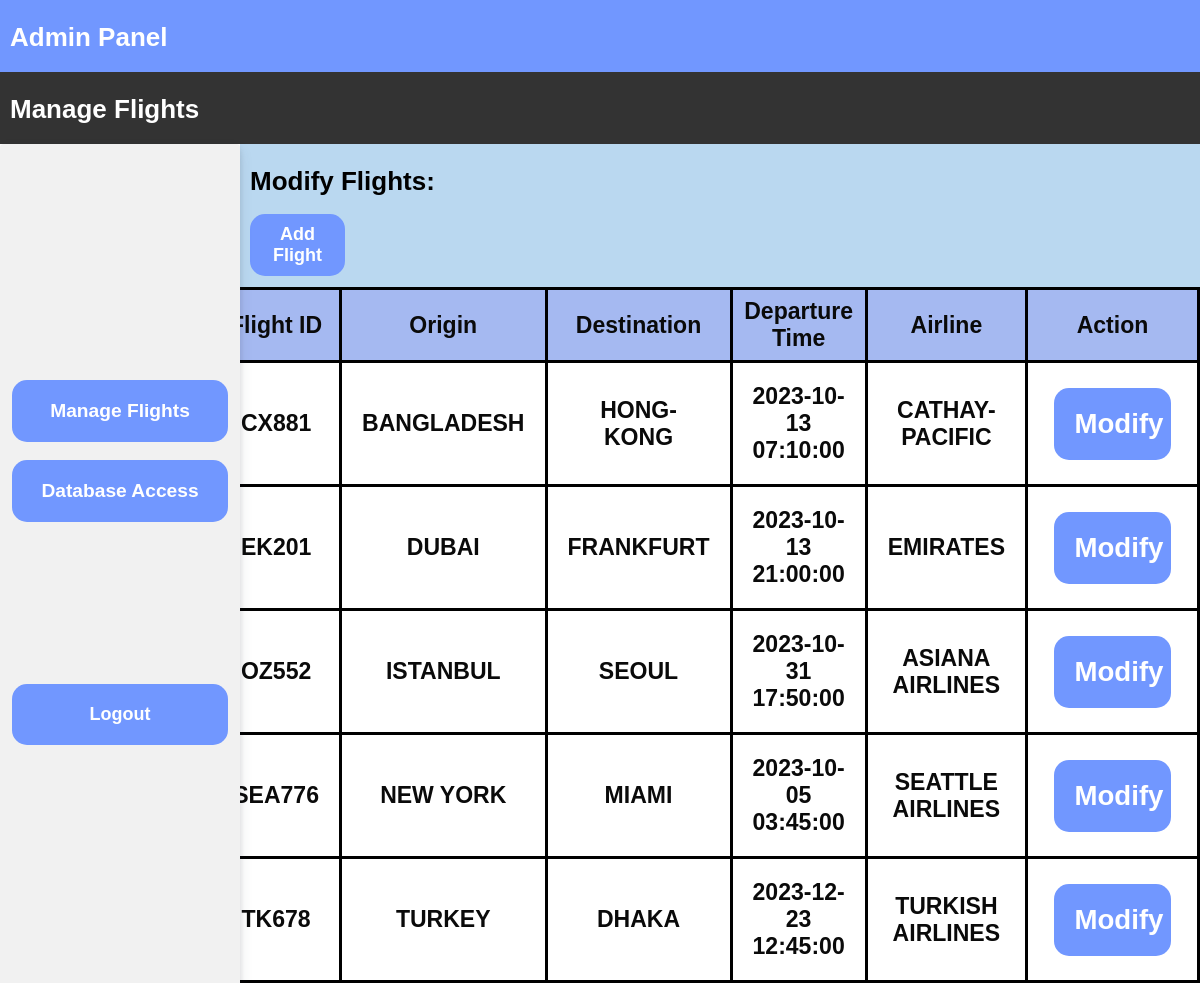
Page /admin_manage_flights.php (signed in) on the committed database.
### tables this page shows
CREATE TABLE `flight_info` (
  `flight_id` varchar(16) NOT NULL,
  `origin` varchar(10) DEFAULT NULL,
  `destination` varchar(20) DEFAULT NULL,
  `departure_time` datetime DEFAULT NULL,
  `airline_name` varchar(16) DEFAULT NULL,
  `price` int(10) NOT NULL
);

### admin_manage_flights.php (the view, shortened to what this page needs)
<!DOCTYPE html>
<html lang="en">
<head>
    <link rel="stylesheet" href="admin_style.css">
</head>
<body>
    <div class="head_panel1">
        <h1>Admin Panel</h1>
    </div>
    <div class="head_panel2">
        <h1>Manage Flights</h1>
    </div>
    <div class="head_panel3">
        <h1>Modify Flights:</h1>
        <right>
            <button id="add_flight" onclick="window.location.href = 'http://localhost/CSE327.8_Airplane_Ticket_Reservation_System/Admin_Panel/admin_add_flight.php';">Add Flight</button>
        </right>
    </div>
    <div class="side_bar">
        <br></br>
        <center>
            <button id="admin_buttons" onclick="window.location.href = 'http://localhost/CSE327.8_Airplane_Ticket_Reservation_System/Admin_Panel/admin_manage_flights.php';">Manage Flights</button>
            <br></br>
            <button id="admin_buttons" onclick="window.location.href = 'http://localhost/phpmyadmin/index.php?route=/database/structure&db=airplane_ticket_reservation_system';">Database Access</button>
            <br></br>
            <button id="logout" onclick="window.location.href = 'http://localhost/CSE327.8_Airplane_Ticket_Reservation_System/Admin_Panel/admin_logout.php';">Logout</button>
        </center>
    </div>
    <?php
    $db = mysqli_connect("localhost", "root", "", "airplane_ticket_reservation_system");
    $count = 1;
    $query = "SELECT * FROM flight_info;";
    $flightdata_query = $db->query($query);
    echo "<div class = flight_table>";
    echo "<table>";
    echo "<tr>";
    echo "<th>No.</th>";
    echo "<th>Flight ID</th>";
    echo "<th>Origin</th>";
    echo "<th>Destination</th>";
    echo "<th>Departure Time</th>";
    echo "<th>Airline</th>";
    echo "<th>Action</th>";
    echo "</tr>";
    while ($flightdata = $flightdata_query->fetch_assoc()) {
        echo "<tr>";
        echo "<td>" . $count. "</td>";
        echo "<td>" . $flightdata["flight_id"] . "</td>";
        echo "<td>" . $flightdata["origin"] . "</td>";
        echo "<td>" . $flightdata["destination"] . "</td>";
        echo "<td>" . $flightdata["departure_time"] . "</td>";
        echo "<td>" . $flightdata["airline_name"] . "</td>";
        echo "<td><button id='admin_buttons' onclick='location.href=\"admin_modify_flight.php?flight_id=" . $flightdata["flight_id"] . "\"'>Modify</button></td>";
        echo "</tr>";
        $count++;
    }
    echo "</table>";
    echo "</div>";
    ?>
</body>
</html>

### admin_style.css (style rules this page uses)
* { font-family: Arial, Helvetica, sans-serif; box-sizing: border-box; }
body { margin: 0; padding: 0; margin-top: 0; }
.head_panel1 { width: 100%; background: #7197ff; font-size: small; font-weight: 100; padding-left: 10px; padding-top: 5px; padding-bottom: 1px; color: #ffffff; }
.head_panel2 { width: 100%; background: #333333; font-size: small; font-weight: 100; padding-left: 10px; padding-top: 5px; padding-bottom: 1px; color: #ffffff; }
.head_panel3 { width: 80%; background: #bad8f0; font-size: small; font-weight: 100; padding-left: 10px; padding-top: 5px; padding-bottom: 1px; color: #000000; float: right; }
.side_bar { margin: 0px auto; width: 20%; background: rgb(241, 241, 241); border-radius: 4px; float: left; box-shadow: rgba(60, 66, 87, 0.12) 0px 7px 14px 0px, rgba(0, 0, 0, 0.12) 0px 3px 6px 0px; padding-top: 200px; position: fixed; height: 100%; }
#admin_buttons { border: 0; padding: 20px; font-weight: bolder; color: #fff; background: #7197ff; cursor: pointer; width: 90%; border-radius: 15px; font-size: larger; }
#logout { border: 0; padding: 20px; font-weight: bold; color: #fff; background: #7197ff; cursor: pointer; width: 90%; border-radius: 15px; font-size: large; margin-bottom: 20px; margin-top: 60%; }
table { border-collapse: collapse; border: 3px solid black; text-align: center; width: 80%; margin: 20 auto; border-radius: 15px; float: right; }
th { text-align: center; padding: 8px; margin: 20px; border: 3px solid black; background-color:#a5b9f1; font-weight: bolder; font-size: larger; }
tr, td { color: rgb(10, 10, 10); padding: 20px; border: 10px; font-size: larger; font-weight: bold; border: 3px solid black; background-color: rgb(255, 255, 255); }
#add_flight { border: 0; padding: 10px; color: #fff; background: #7197ff; cursor: pointer; width: 10%; border-radius: 15px; margin-bottom: 10px; font-size: large; font-weight: bold; }

### rows in the picture
flight_info: flight_id "CX881", origin "BANGLADESH", destination "HONG-KONG", departure_time "2023-10-13 07:10:00", airline_name "CATHAY-PACIFIC"
flight_info: flight_id "EK201", origin "DUBAI", destination "FRANKFURT", departure_time "2023-10-13 21:00:00", airline_name "EMIRATES"
flight_info: flight_id "OZ552", origin "ISTANBUL", destination "SEOUL", departure_time "2023-10-31 17:50:00", airline_name "ASIANA AIRLINES"
flight_info: flight_id "SEA776", origin "NEW YORK", destination "MIAMI", departure_time "2023-10-05 03:45:00", airline_name "SEATTLE AIRLINES"
flight_info: flight_id "TK678", origin "TURKEY", destination "DHAKA", departure_time "2023-12-23 12:45:00", airline_name "TURKISH AIRLINES"
